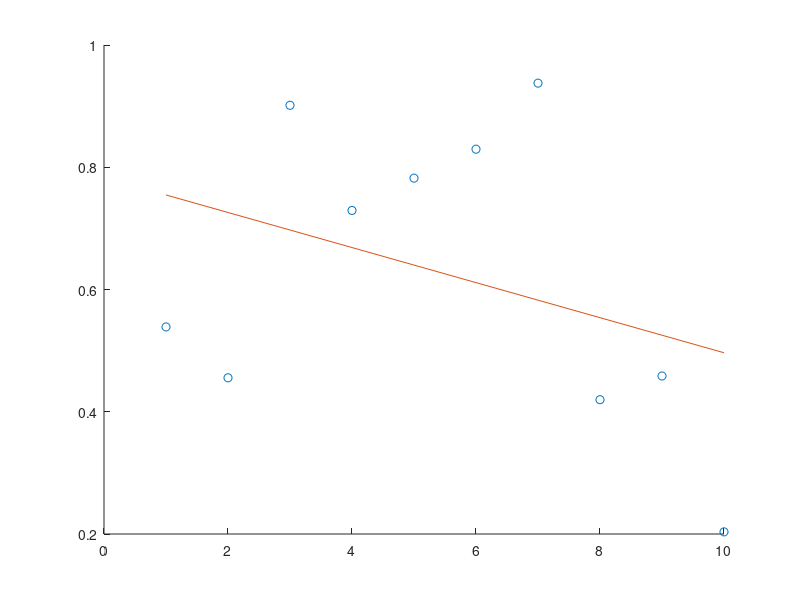

Here is the MATLAB script that generated this plot:
clear all;clc;

n = 10

t = ones(1,n).'
u = (1:n).'
x = [t u]

%y = (2*x+1) 

%y = y(:,2)



y = rand(1,length(x)).'

step1 = x.'*x

%Sums of products between each independente variabile in turn and the dependent variable
step2 = x.'*y
step3 = (x.'*x)^-1

%Normal Equation
betaHat = (x.'*x)^-1*(x.'*y)

clf reset

%plot (x,y)
scatter(x(:,2),y)

hold on

z = betaHat(1,1)+betaHat(2,1)*x

plot(x,z)

hold

%legend("random data","model")

%Residual

yHat = x*betaHat

p = (x*(x.'*x)^-1*x.')

yHat = p*y

%Symmetric matrix

simmMatrix = p.'

%Idempotent
idempMatrix = p*p

%residual vector
e = y - yHat

e = y - p*y
